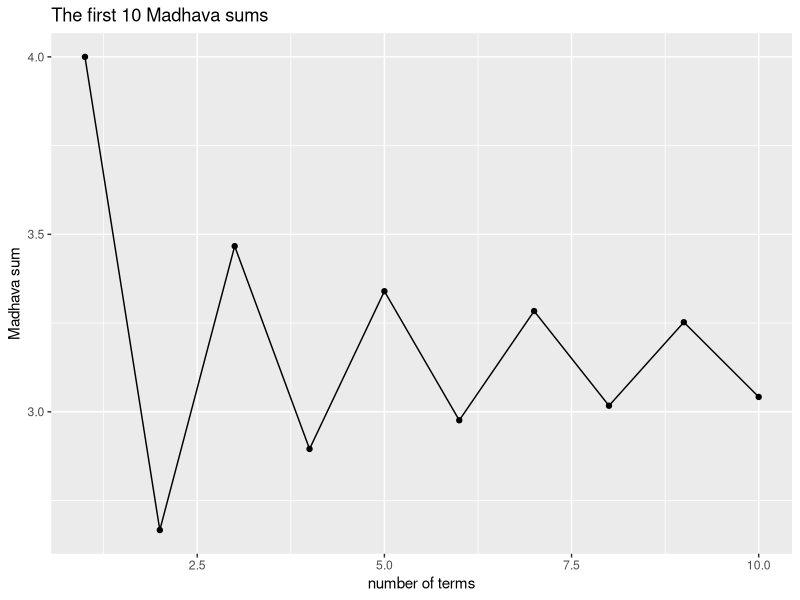

Source code (R):
## ---- chunk 1
knitr::opts_chunk$set(tidy=FALSE,out.width="90%", fig.align='center')
library(ggplot2)
## ---- chunk 2
n <- 10
## ---- chunk 3
terms <- 1:n
terms
## ---- chunk 4
madhavaPI <- function(n = 1000000) {
  k <- 1:n
  terms <- (-1)^(k+1)*4/(2*k-1)
  sum(terms)
}
n <- 10
results <- numeric(n)
for ( i in 1:n) {
  results[i] <- madhavaPI(n = i)
}
## ---- chunk 5
results
## ---- chunk 6
plotTitle <- paste0("The first ", n, " Madhava sums")
  p <- ggplot(mapping = aes(x = terms, y = results)) +
    geom_point() + geom_line() +
    labs( x = "number of terms", y = "Madhava sum",
          title = plotTitle)
  print(p)
## ---- chunk 7
madhavaPI <- function(n = 1000000) {
  k <- 1:n
  terms <- (-1)^(k+1)*4/(2*k-1)
  sum(terms)
}
